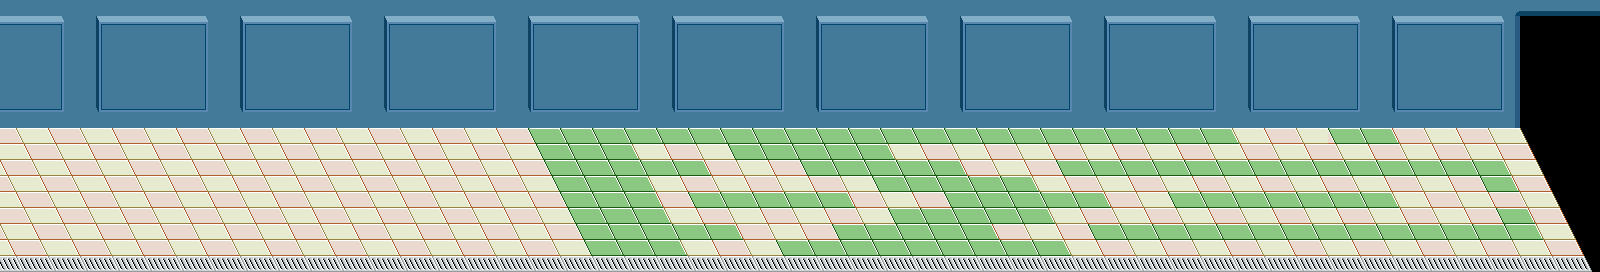

The image is a tile-based game level rendered from a .tmx file. Its description and source (layers, tilesets, objects; grid data summarised) follow:
An orthogonal 100x17 tile map with 16x16 px tiles, 1 tile layer (ground), 2 tilesets and 15 objects (7x Chairs, 5x VendingMachine, train).

<map version="1.0" orientation="orthogonal" width="100" height="17" tilewidth="16" tileheight="16">
 <tileset firstgid="1" name="tiles" tilewidth="16" tileheight="16">
  <image source="../gfx/scene/tiles.png" trans="ff00ff" width="320" height="256" />
  <tile id="6">
   <properties>
    <property name="void" value="1" />
   </properties>
  </tile>
  <tile id="7">
   <properties>
    <property name="void" value="1" />
   </properties>
  </tile>
  <tile id="8">
   <properties>
    <property name="void" value="1" />
   </properties>
  </tile>
  <tile id="26">
   <properties>
    <property name="void" value="1" />
   </properties>
  </tile>
  <tile id="27">
   <properties>
    <property name="void" value="1" />
   </properties>
  </tile>
  <tile id="40">
   <properties>
    <property name="slow" value="1" />
   </properties>
  </tile>
  <tile id="41">
   <properties>
    <property name="slow" value="1" />
   </properties>
  </tile>
  <tile id="42">
   <properties>
    <property name="slow" value="1" />
   </properties>
  </tile>
  <tile id="43">
   <properties>
    <property name="slow" value="1" />
   </properties>
  </tile>
  <tile id="60">
   <properties>
    <property name="slow" value="1" />
   </properties>
  </tile>
  <tile id="61">
   <properties>
    <property name="slow" value="1" />
   </properties>
  </tile>
  <tile id="62">
   <properties>
    <property name="slow" value="1" />
   </properties>
  </tile>
  <tile id="63">
   <properties>
    <property name="slow" value="1" />
   </properties>
  </tile>
 </tileset>
 <tileset firstgid="321" name="object-tiles" tilewidth="32" tileheight="32">
  <image source="../gfx/scene/tiles.png" trans="ff00ff" width="320" height="256" />
 </tileset>
 <layer name="ground" width="100" height="17">
  <data>[1700 cells, 1700 non-empty, 39 distinct tile ids]</data>
 </layer>
 <objectgroup name="objects" width="100" height="17">
  <object name="train" x="1584" y="232" width="23" height="15">
   <ellipse />
  </object>
  <object type="VendingMachine" gid="371" x="497" y="144" />
  <object type="VendingMachine" gid="371" x="1296" y="187" />
  <object type="VendingMachine" gid="372" x="486" y="227" />
  <object type="VendingMachine" gid="373" x="1152" y="163" />
  <object type="VendingMachine" gid="373" x="1415" y="253" />
  <object type="Chairs" gid="381" x="675" y="184" />
  <object type="Chairs" gid="381" x="915" y="136" />
  <object type="Chairs" gid="382" x="1070" y="255" />
  <object type="Chairs" gid="382" x="765" y="222" />
  <object type="Chairs" gid="382" x="11" y="251" />
  <object gid="382" x="365" y="254" />
  <object type="Chairs" gid="381" x="337" y="138" />
  <object gid="382" x="143" y="253" />
  <object type="Chairs" gid="381" x="180" y="137" />
 </objectgroup>
</map>